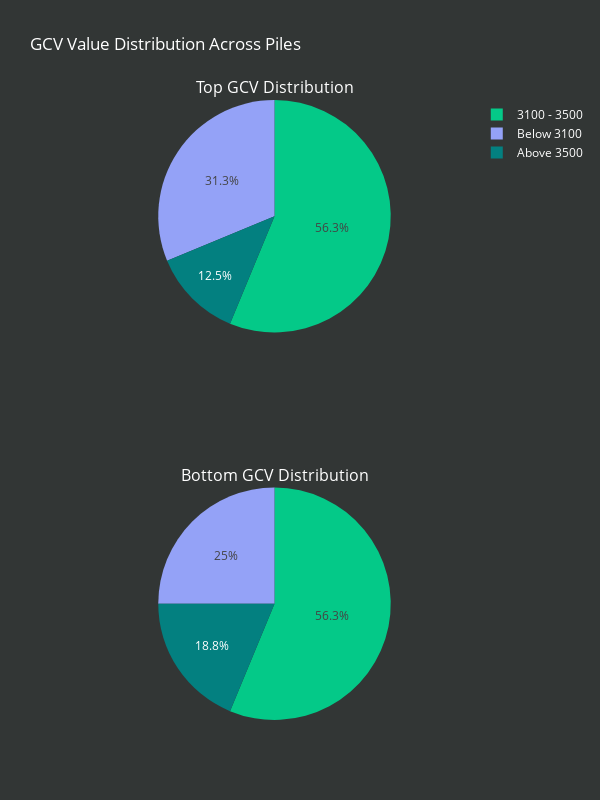

Notebook code cell kept with this figure:
### Code cell
#--------------------------------------------------------------
# Categorize GCV values
def categorize_gcv(value):
    if value > 3500:
        return "Above 3500"
    elif 3100 <= value <= 3500:
        return "3100 - 3500"
    else:
        return "Below 3100"

grouped_data['TOP GCV Category'] = grouped_data['TOP GCV'].apply(categorize_gcv)
grouped_data['BTM GCV Category'] = grouped_data['BTM GCV'].apply(categorize_gcv)

# Count occurrences in each category
top_gcv_counts = grouped_data['TOP GCV Category'].value_counts()
btm_gcv_counts = grouped_data['BTM GCV Category'].value_counts()

# Define custom colors
custom_colors = {
    "Above 3500": "#038080",  # Teal
    "3100 - 3500": "#04c988",  # Green
    "Below 3100": "#94a2f7"  # Blue
}


# Create pie charts
pie_fig = make_subplots(rows=2, cols=1, subplot_titles=["Top GCV Distribution", "Bottom GCV Distribution"], specs=[[{"type": "domain"}], [{"type": "domain"}]])

pie_fig.add_trace(
    go.Pie(labels=top_gcv_counts.index, values=top_gcv_counts.values, name="Top GCV",
    marker=dict(colors=[custom_colors[label] for label in btm_gcv_counts.index])),
    row=1, col=1,
)

pie_fig.add_trace(
    go.Pie(labels=btm_gcv_counts.index, values=btm_gcv_counts.values, name="Bottom GCV",
    marker=dict(colors=[custom_colors[label] for label in btm_gcv_counts.index])),
    row=2, col=1
)

# Update layout
pie_fig.update_layout(
    title_text="GCV Value Distribution Across Piles",
    title_font=dict(color="white"),
    height=800,
    width=600,
    showlegend=True,
    plot_bgcolor="#323635",
    paper_bgcolor="#323635",
    font=dict(color="white")
)

pie_fig.show()

### Figure 1 — Plotly figure (JSON) as saved in the notebook; plotly's stock layout.template omitted (floating-point values rounded to 4 significant figures)
{"data": [{"domain": {"x": [0, 1], "y": [0.625, 1]}, "labels": ["3100 - 3500", "Below 3100", "Above 3500"], "marker": {"colors": ["#04c988", "#94a2f7", "#038080"]}, "name": "Top GCV", "type": "pie", "values": [9, 5, 2]}, {"domain": {"x": [0, 1], "y": [0, 0.375]}, "labels": ["3100 - 3500", "Below 3100", "Above 3500"], "marker": {"colors": ["#04c988", "#94a2f7", "#038080"]}, "name": "Bottom GCV", "type": "pie", "values": [9, 4, 3]}], "layout": {"annotations": [{"font": {"size": 16}, "showarrow": false, "text": "Top GCV Distribution", "x": 0.5, "xanchor": "center", "xref": "paper", "y": 1, "yanchor": "bottom", "yref": "paper"}, {"font": {"size": 16}, "showarrow": false, "text": "Bottom GCV Distribution", "x": 0.5, "xanchor": "center", "xref": "paper", "y": 0.375, "yanchor": "bottom", "yref": "paper"}], "font": {"color": "white"}, "height": 800, "paper_bgcolor": "#323635", "plot_bgcolor": "#323635", "showlegend": true, "title": {"font": {"color": "white"}, "text": "GCV Value Distribution Across Piles"}, "width": 600}}
